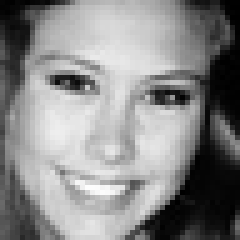
#> input picture AssetImage/happy-0082.jpg, 48 x 48 px (shown 5 times larger); its folder holds only this picture in this run
$ python main.py   (older library calls are emulated)
#> lines starting #> are read from the running program, lines starting #| are printed output that depends on the picture; long printed decimals are rounded
#> further down, img is the input picture: shape (48, 48); min 0, max 253, mean 136
### SourceCode/color_analysis.py
from colorama import Fore, Style
import numpy as np
from matplotlib import pyplot as plt
from scipy.stats import skew, kurtosis, entropy
import cv2

def img_to_pxl(img):
    # create pixel matrix
    pixel_matrix = np.array(img)

    # set output to print only a few matrix data
    np.set_printoptions(edgeitems=5)

    # print pixel matrix
    print(Fore.GREEN,"Pixel Matrix \t: \n", Style.RESET_ALL, pixel_matrix, "\n================================================", sep="")
#> (printed output is left out)

def histogram(img):
    print(Fore.GREEN,"Histogram \t:", Style.RESET_ALL)
    # Convert image from BGR to RGB
    img = cv2.cvtColor(img, cv2.COLOR_BGR2RGB)

    # Create histogram
    hist, bins = np.histogram(img.ravel(), 256, [0, 256])
#> hist = 256 values, max 102 at index 6, min 0 at index 94, mean 27; bins = 257 values from 0 to 256

    # Plot histogram
    plt.hist(img.ravel(), 256, [0, 256])
    plt.show()
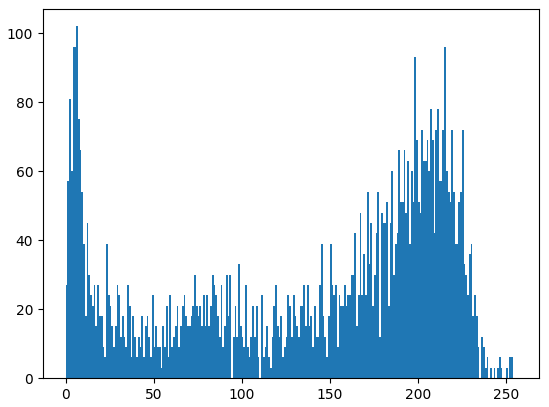
#> figure drawn by matplotlib, 1 panel; tallest bar 102 high, from x = 6 to 7

def first_order_statistic(img):
    # Calculate mean
    mean = np.mean(img)
#> mean = 136

    # Calculate skewness
    skewness = skew(img.ravel())
#> skewness = -0.524

    # Calculate variance
    variance = np.var(img)
#> variance = 5886.6

    # Calculate kurtosis
    kurt = kurtosis(img.ravel())
#> kurt = -1.19

    # Calculate entropy
    hist, _ = np.histogram(img, bins=256)
#> hist = 256 values, max 34 at index 6, min 0 at index 85, mean 9
    hist = hist.astype(float) / np.sum(hist)
#> hist = 256 values, max 0.0148 at index 6, min 0 at index 85, mean 0.00391
    entropy = -np.sum(hist * np.log2(hist + (hist == 0)))
#> entropy = 7.57

    # Print results
    print(Fore.GREEN,"First Order Statistic \t:", Style.RESET_ALL)
    print("Mean:", mean)
#| Mean: 136.022
    print("Skewness:", skewness)
#| Skewness: -0.5243
    print("Variance:", variance)
#| Variance: 5886.647
    print("Kurtosis:", kurt)
#| Kurtosis: -1.192
    print("Entropy:", entropy)
#| Entropy: 7.573

### SourceCode/texture_analysis.py
from skimage.feature import graycomatrix, graycoprops
from colorama import Fore, Style
import numpy as np
from matplotlib import pyplot as plt


def GLCM(img):
    # calculate GLCM
    glcm = graycomatrix(img, distances=[1], angles=[0], levels=256, symmetric=True, normed=True)

    # calculate contrast, correlation, energy, and homogeneity
    contrast = graycoprops(glcm, 'contrast')[0][0]
#> contrast = 495.2
    correlation = graycoprops(glcm, 'correlation')[0][0]
#> correlation = 0.957
    energy = graycoprops(glcm, 'energy')[0][0]
#> energy = 0.0216
    homogeneity = graycoprops(glcm, 'homogeneity')[0][0]
#> homogeneity = 0.116
    dissimilarity = graycoprops(glcm, 'dissimilarity')[0][0]
#> dissimilarity = 14.64
    asm = graycoprops(glcm, 'ASM')[0][0]
#> asm = 0.000466

    # print results
    print(Fore.GREEN, "GLCM \t:", Style.RESET_ALL)
    print("Contrast:", contrast)
#| Contrast: 495.173
    print("Correlation:", correlation)
#| Correlation: 0.9574
    print("Energy:", energy)
#| Energy: 0.02159
    print("Homogeneity:", homogeneity)
#| Homogeneity: 0.1157
    print("Dissimilarity:", dissimilarity)
#| Dissimilarity: 14.641
    print("ASM:", asm)
#| ASM: 0.0004663


def txt_histogram(img):
    # calculate GLCM
    glcm = graycomatrix(img, distances=[1], angles=[0], levels=256, symmetric=True, normed=True)
    print(Fore.GREEN,"Texture Histogram \t:", Style.RESET_ALL)

    # calculate Haralick Texture features
    features = ['contrast', 'dissimilarity','homogeneity', 'energy', 'correlation', 'ASM']
    ht = np.hstack([graycoprops(glcm, prop).ravel() for prop in features])
#> ht = [495.2, 14.64, 0.116, 0.0216, 0.957, 0.000466]

    # generate histogram of Haralick Texture features
    hist, _ = np.histogram(ht, bins=256)
#> hist = 256 values, max 4 at index 0, min 0 at index 1, mean 0.0234

    # plot histogram
    plt.bar(range(len(hist)), hist)
    plt.title('Haralick Texture Histogram')
    plt.xlabel('Texture Feature Values')
    plt.ylabel('Frequency')
    plt.show()
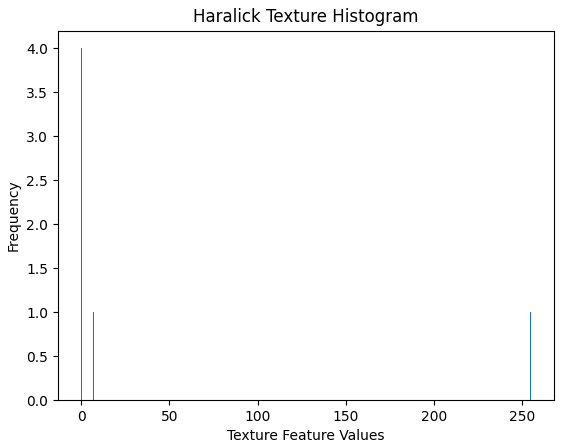
#> figure drawn by matplotlib, 1 panel; tallest bar 4 high, from x = -0.4 to 0.4

def second_order_statistic(img):
    # calculate co-occurrence matrix with distance=1 and angle=0 degrees
    glcm = graycomatrix(img, [1], [0], levels=256, symmetric=True, normed=True)
    print(Fore.GREEN,"Second Order Statistic \t:", Style.RESET_ALL)

    print(Fore.BLUE, 'Co-occurrence matrix: \n',Style.RESET_ALL, glcm[:, :, 0, 0])
#> (printed output is left out)

    # calculate texture features
    asm = graycoprops(glcm, 'ASM')[0, 0]
#> asm = 0.000466
    contrast = graycoprops(glcm, 'contrast')[0, 0]
#> contrast = 495.2
    correlation = graycoprops(glcm, 'correlation')[0, 0]
#> correlation = 0.957
    variance = graycoprops(glcm, 'energy')[0, 0]
#> variance = 0.0216
    dissimilarity = graycoprops(glcm, 'dissimilarity')[0, 0]
#> dissimilarity = 14.64
    idm = 1 / (1 + dissimilarity)
#> idm = 0.0639
    entropy = -np.sum(glcm * np.log2(glcm + 1e-10))
#> entropy = 11.46

    # print texture features
    print('Angular Second Moment (ASM):', asm)
#| Angular Second Moment (ASM): 0.0004663
    print('Contrast:', contrast)
#| Contrast: 495.173
    print('Correlation:', correlation)
#| Correlation: 0.9574
    print('Variance:', variance)
#| Variance: 0.02159
    print('Inverse Difference Moment (IDM):', idm)
#| Inverse Difference Moment (IDM): 0.06393
    print('Entropy:', entropy)
#| Entropy: 11.456

### SourceCode/main.py
from color_analysis import *
from texture_analysis import *
from colorama import Fore, Style
from skimage import io
import glob
import os

# path to the folder containing the images
path = "C:/Users/user/Documents/Semester 4/Pengantar Pemrosesan Data Multimedia/Tugas2/AssetImage/*.jpg"

# Modul for convert image to pixel
for img_path in glob.glob(path):
    # get the file name
    file_name = os.path.basename(img_path)

    # read image
    img = io.imread(img_path)

    # print file name
    print(Fore.BLUE,"Image Name : ", file_name, Style.RESET_ALL)

    # color analysis process
    # convert image to pixel matrix
    img_to_pxl(img)

    # # image histogram
    histogram(img)

    # # first order statistic
    first_order_statistic(img)

    # texture analysis process
    GLCM(img)

    # texture histo
    txt_histogram(img)

    # first order statistic
    second_order_statistic(img)
    input("Press Enter to continue...")

$ run again, on AssetImage/neutral-0087.jpg
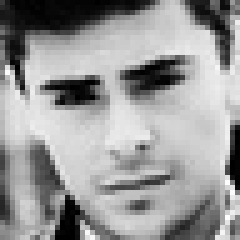
#> input picture AssetImage/neutral-0087.jpg, 48 x 48 px (shown 5 times larger)
#> img is the input picture: shape (48, 48); min 0, max 254, mean 152.6
#> (printed output is left out)
#> in histogram, `hist, bins = np.histogram(img.ravel(), 256, [0, 256])`: hist = 256 values, max 120 at index 206, min 0 at index 241, mean 27; bins = 257 values from 0 to 256
#> in histogram, `plt.show()`:
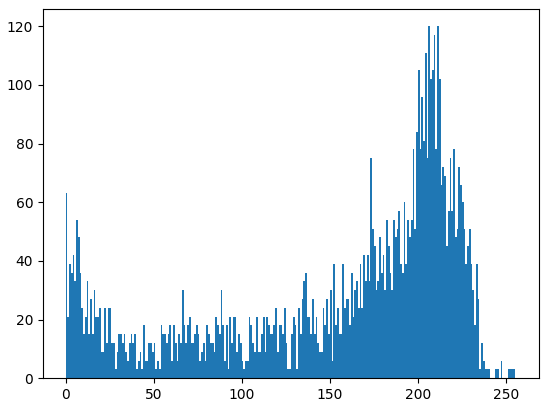
#> figure drawn by matplotlib, 1 panel
#> mean = 152.6
#> skewness = -0.89
#> in first_order_statistic, `variance = np.var(img)`: variance = 4970.4
#> kurt = -0.532
#> in first_order_statistic, `hist, _ = np.histogram(img, bins=256)`: hist = 256 values, max 40 at index 207, min 0 at index 127, mean 9
#> in first_order_statistic, `hist = hist.astype(float) / np.sum(hist)`: hist = 256 values, max 0.0174 at index 207, min 0 at index 127, mean 0.00391
#> in first_order_statistic, `entropy = -np.sum(hist * np.log2(hist + (hist == 0)))`: entropy = 7.48
#| Mean: 152.590
#| Skewness: -0.8899
#| Variance: 4970.436
#| Kurtosis: -0.5323
#| Entropy: 7.484
#> in GLCM, `contrast = graycoprops(glcm, 'contrast')[0][0]`: contrast = 1215.9
#> in GLCM, `correlation = graycoprops(glcm, 'correlation')[0][0]`: correlation = 0.877
#> energy = 0.0217
#> homogeneity = 0.121
#> in GLCM, `dissimilarity = graycoprops(glcm, 'dissimilarity')[0][0]`: dissimilarity = 19.57
#> in GLCM, `asm = graycoprops(glcm, 'ASM')[0][0]`: asm = 0.000472
#| Contrast: 1215.858
#| Correlation: 0.8769
#| Energy: 0.02172
#| Homogeneity: 0.1212
#| Dissimilarity: 19.570
#| ASM: 0.0004716
#> ht = [1215.9, 19.57, 0.121, 0.0217, 0.877, 0.000472]
#> in txt_histogram, `hist, _ = np.histogram(ht, bins=256)`: hist = 256 values, max 4 at index 0, min 0 at index 1, mean 0.0234
#> (printed output is left out)
#> in second_order_statistic, `asm = graycoprops(glcm, 'ASM')[0, 0]`: asm = 0.000472
#> in second_order_statistic, `contrast = graycoprops(glcm, 'contrast')[0, 0]`: contrast = 1215.9
#> in second_order_statistic, `correlation = graycoprops(glcm, 'correlation')[0, 0]`: correlation = 0.877
#> in second_order_statistic, `variance = graycoprops(glcm, 'energy')[0, 0]`: variance = 0.0217
#> in second_order_statistic, `dissimilarity = graycoprops(glcm, 'dissimilarity')[0, 0]`: dissimilarity = 19.57
#> idm = 0.0486
#> in second_order_statistic, `entropy = -np.sum(glcm * np.log2(glcm + 1e-10))`: entropy = 11.42
#| Angular Second Moment (ASM): 0.0004716
#| Contrast: 1215.858
#| Correlation: 0.8769
#| Variance: 0.02172
#| Inverse Difference Moment (IDM): 0.04861
#| Entropy: 11.417

$ run again, on AssetImage/sad-0088.jpg
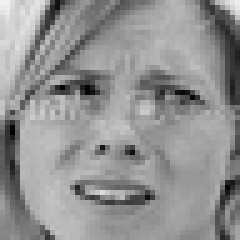
#> input picture AssetImage/sad-0088.jpg, 48 x 48 px (shown 5 times larger)
#> img is the input picture: shape (48, 48); min 0, max 242, mean 145.9
#> (printed output is left out)
#> in histogram, `hist, bins = np.histogram(img.ravel(), 256, [0, 256])`: hist = 256 values, max 138 at index 161, min 0 at index 1, mean 27; bins = 257 values from 0 to 256
#> in histogram, `plt.show()`:
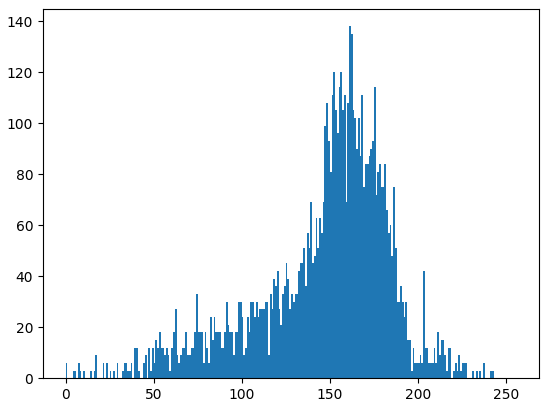
#> figure drawn by matplotlib, 1 panel; tallest bar 138 high, from x = 161 to 162
#> mean = 145.9
#> skewness = -0.968
#> in first_order_statistic, `variance = np.var(img)`: variance = 1510
#> kurt = 0.964
#> in first_order_statistic, `hist, _ = np.histogram(img, bins=256)`: hist = 256 values, max 46 at index 170, min 0 at index 1, mean 9
#> in first_order_statistic, `hist = hist.astype(float) / np.sum(hist)`: hist = 256 values, max 0.02 at index 170, min 0 at index 1, mean 0.00391
#> in first_order_statistic, `entropy = -np.sum(hist * np.log2(hist + (hist == 0)))`: entropy = 7.07
#| Mean: 145.879
#| Skewness: -0.9684
#| Variance: 1510.014
#| Kurtosis: 0.9643
#| Entropy: 7.066
#> in GLCM, `contrast = graycoprops(glcm, 'contrast')[0][0]`: contrast = 614.7
#> in GLCM, `correlation = graycoprops(glcm, 'correlation')[0][0]`: correlation = 0.791
#> energy = 0.0222
#> homogeneity = 0.107
#> in GLCM, `dissimilarity = graycoprops(glcm, 'dissimilarity')[0][0]`: dissimilarity = 16.02
#> in GLCM, `asm = graycoprops(glcm, 'ASM')[0][0]`: asm = 0.000491
#| Contrast: 614.685
#| Correlation: 0.7906
#| Energy: 0.02215
#| Homogeneity: 0.1065
#| Dissimilarity: 16.025
#| ASM: 0.0004907
#> ht = [614.7, 16.02, 0.107, 0.0222, 0.791, 0.000491]
#> in txt_histogram, `hist, _ = np.histogram(ht, bins=256)`: hist = 256 values, max 4 at index 0, min 0 at index 1, mean 0.0234
#> (printed output is left out)
#> in second_order_statistic, `asm = graycoprops(glcm, 'ASM')[0, 0]`: asm = 0.000491
#> in second_order_statistic, `contrast = graycoprops(glcm, 'contrast')[0, 0]`: contrast = 614.7
#> in second_order_statistic, `correlation = graycoprops(glcm, 'correlation')[0, 0]`: correlation = 0.791
#> in second_order_statistic, `variance = graycoprops(glcm, 'energy')[0, 0]`: variance = 0.0222
#> in second_order_statistic, `dissimilarity = graycoprops(glcm, 'dissimilarity')[0, 0]`: dissimilarity = 16.02
#> idm = 0.0587
#> in second_order_statistic, `entropy = -np.sum(glcm * np.log2(glcm + 1e-10))`: entropy = 11.33
#| Angular Second Moment (ASM): 0.0004907
#| Contrast: 614.685
#| Correlation: 0.7906
#| Variance: 0.02215
#| Inverse Difference Moment (IDM): 0.05874
#| Entropy: 11.327

$ run again, on AssetImage/happy-0087.jpg
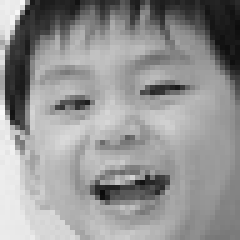
#> input picture AssetImage/happy-0087.jpg, 48 x 48 px (shown 5 times larger)
#> img is the input picture: shape (48, 48); min 11, max 250, mean 147.5
#> (printed output is left out)
#> in histogram, `hist, bins = np.histogram(img.ravel(), 256, [0, 256])`: hist = 256 values, max 108 at index 155, min 0 at index 0, mean 27; bins = 257 values from 0 to 256
#> in histogram, `plt.show()`:
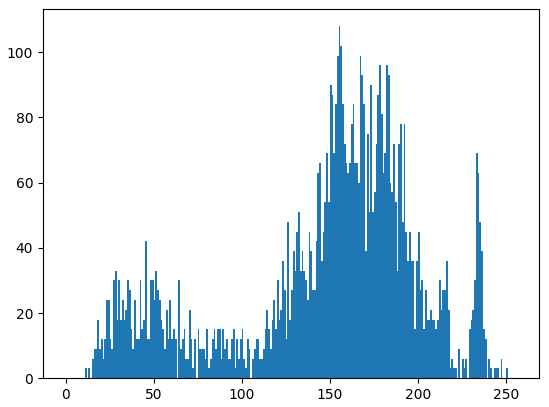
#> figure drawn by matplotlib, 1 panel; tallest bar 108 high, from x = 155 to 156
#> mean = 147.5
#> skewness = -0.804
#> in first_order_statistic, `variance = np.var(img)`: variance = 2931.5
#> kurt = -0.0439
#> in first_order_statistic, `hist, _ = np.histogram(img, bins=256)`: hist = 256 values, max 36 at index 154, min 0 at index 1, mean 9
#> in first_order_statistic, `hist = hist.astype(float) / np.sum(hist)`: hist = 256 values, max 0.0156 at index 154, min 0 at index 1, mean 0.00391
#> in first_order_statistic, `entropy = -np.sum(hist * np.log2(hist + (hist == 0)))`: entropy = 7.35
#| Mean: 147.451
#| Skewness: -0.804
#| Variance: 2931.452
#| Kurtosis: -0.04389
#| Entropy: 7.348
#> in GLCM, `contrast = graycoprops(glcm, 'contrast')[0][0]`: contrast = 585.5
#> in GLCM, `correlation = graycoprops(glcm, 'correlation')[0][0]`: correlation = 0.898
#> energy = 0.0221
#> homogeneity = 0.136
#> in GLCM, `dissimilarity = graycoprops(glcm, 'dissimilarity')[0][0]`: dissimilarity = 13.24
#> in GLCM, `asm = graycoprops(glcm, 'ASM')[0][0]`: asm = 0.000488
#| Contrast: 585.547
#| Correlation: 0.898
#| Energy: 0.02208
#| Homogeneity: 0.1357
#| Dissimilarity: 13.237
#| ASM: 0.0004876
#> ht = [585.5, 13.24, 0.136, 0.0221, 0.898, 0.000488]
#> in txt_histogram, `hist, _ = np.histogram(ht, bins=256)`: hist = 256 values, max 4 at index 0, min 0 at index 1, mean 0.0234
#> (printed output is left out)
#> in second_order_statistic, `asm = graycoprops(glcm, 'ASM')[0, 0]`: asm = 0.000488
#> in second_order_statistic, `contrast = graycoprops(glcm, 'contrast')[0, 0]`: contrast = 585.5
#> in second_order_statistic, `correlation = graycoprops(glcm, 'correlation')[0, 0]`: correlation = 0.898
#> in second_order_statistic, `variance = graycoprops(glcm, 'energy')[0, 0]`: variance = 0.0221
#> in second_order_statistic, `dissimilarity = graycoprops(glcm, 'dissimilarity')[0, 0]`: dissimilarity = 13.24
#> idm = 0.0702
#> in second_order_statistic, `entropy = -np.sum(glcm * np.log2(glcm + 1e-10))`: entropy = 11.33
#| Angular Second Moment (ASM): 0.0004876
#| Contrast: 585.547
#| Correlation: 0.898
#| Variance: 0.02208
#| Inverse Difference Moment (IDM): 0.07024
#| Entropy: 11.329

$ run again, on AssetImage/happy-0089.jpg
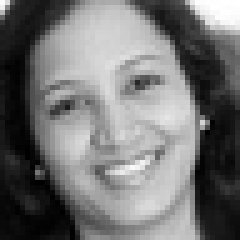
#> input picture AssetImage/happy-0089.jpg, 48 x 48 px (shown 5 times larger)
#> img is the input picture: shape (48, 48); min 0, max 255, mean 114.9
#> (printed output is left out)
#> in histogram, `hist, bins = np.histogram(img.ravel(), 256, [0, 256])`: hist = 256 values, max 84 at index 17, min 0 at index 64, mean 27; bins = 257 values from 0 to 256
#> in histogram, `plt.show()`:
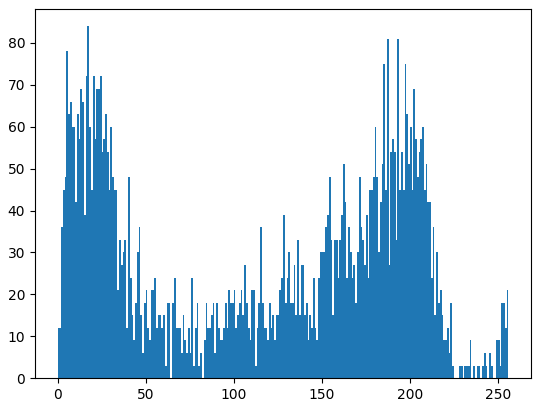
#> figure drawn by matplotlib, 1 panel; tallest bar 84 high, from x = 17 to 18
#> mean = 114.9
#> skewness = -0.126
#> in first_order_statistic, `variance = np.var(img)`: variance = 5838
#> kurt = -1.52
#> in first_order_statistic, `hist, _ = np.histogram(img, bins=256)`: hist = 256 values, max 28 at index 17, min 0 at index 64, mean 9
#> in first_order_statistic, `hist = hist.astype(float) / np.sum(hist)`: hist = 256 values, max 0.0122 at index 17, min 0 at index 64, mean 0.00391
#> in first_order_statistic, `entropy = -np.sum(hist * np.log2(hist + (hist == 0)))`: entropy = 7.58
#| Mean: 114.864
#| Skewness: -0.1258
#| Variance: 5837.993
#| Kurtosis: -1.520
#| Entropy: 7.578
#> in GLCM, `contrast = graycoprops(glcm, 'contrast')[0][0]`: contrast = 553.2
#> in GLCM, `correlation = graycoprops(glcm, 'correlation')[0][0]`: correlation = 0.952
#> energy = 0.0205
#> homogeneity = 0.109
#> in GLCM, `dissimilarity = graycoprops(glcm, 'dissimilarity')[0][0]`: dissimilarity = 14.63
#> in GLCM, `asm = graycoprops(glcm, 'ASM')[0][0]`: asm = 0.000422
#| Contrast: 553.188
#| Correlation: 0.9523
#| Energy: 0.02055
#| Homogeneity: 0.1089
#| Dissimilarity: 14.632
#| ASM: 0.0004221
#> ht = [553.2, 14.63, 0.109, 0.0205, 0.952, 0.000422]
#> in txt_histogram, `hist, _ = np.histogram(ht, bins=256)`: hist = 256 values, max 4 at index 0, min 0 at index 1, mean 0.0234
#> (printed output is left out)
#> in second_order_statistic, `asm = graycoprops(glcm, 'ASM')[0, 0]`: asm = 0.000422
#> in second_order_statistic, `contrast = graycoprops(glcm, 'contrast')[0, 0]`: contrast = 553.2
#> in second_order_statistic, `correlation = graycoprops(glcm, 'correlation')[0, 0]`: correlation = 0.952
#> in second_order_statistic, `variance = graycoprops(glcm, 'energy')[0, 0]`: variance = 0.0205
#> in second_order_statistic, `dissimilarity = graycoprops(glcm, 'dissimilarity')[0, 0]`: dissimilarity = 14.63
#> idm = 0.064
#> in second_order_statistic, `entropy = -np.sum(glcm * np.log2(glcm + 1e-10))`: entropy = 11.49
#| Angular Second Moment (ASM): 0.0004221
#| Contrast: 553.188
#| Correlation: 0.9523
#| Variance: 0.02055
#| Inverse Difference Moment (IDM): 0.06397
#| Entropy: 11.486
